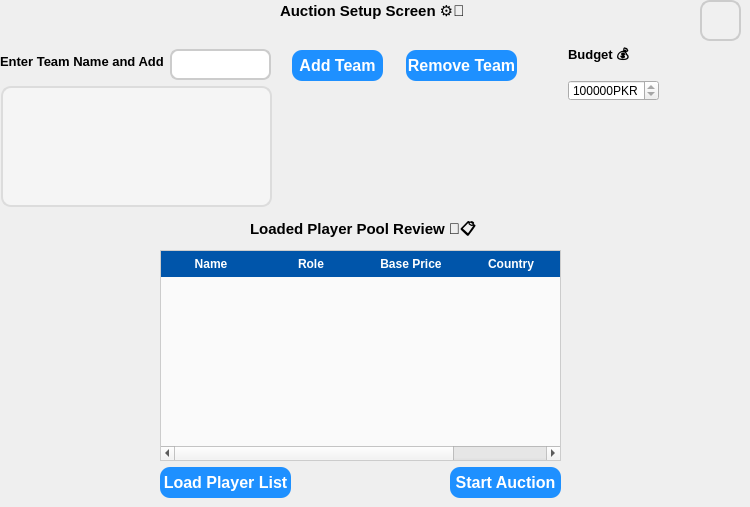
   <widget class="QWidget" name="page">
    <property name="styleSheet">
     <string notr="true"/>
    </property>
    <widget class="QLabel" name="label">
     <property name="geometry">
      <rect>
       <x>280</x>
       <y>0</y>
       <width>201</width>
       <height>21</height>
      </rect>
     </property>
     <property name="font">
      <font>
       <pointsize>-1</pointsize>
       <bold>true</bold>
      </font>
     </property>
     <property name="styleSheet">
      <string notr="true">QLabel{
font-size:15px;

}</string>
     </property>
     <property name="text">
      <string>Auction Setup Screen ⚙️🔨</string>
     </property>
    </widget>
    <widget class="QPushButton" name="homeButton">
     <property name="geometry">
      <rect>
       <x>700</x>
       <y>0</y>
       <width>41</width>
       <height>41</height>
      </rect>
     </property>
     <property name="styleSheet">
      <string notr="true">QPushButton#homeButton {
    background-color: #f0f0f0;
    border: 2px solid #ccc;
    border-radius: 10px;
    padding: 5px;
}

QPushButton#homeButton:hover {
    background-color: #e0f7ff;
    border: 2px solid #00aaff;
   
}</string>
     </property>
     <property name="text">
      <string/>
     </property>
     <property name="iconSize">
      <size>
       <width>32</width>
       <height>32</height>
      </size>
     </property>
    </widget>
    <widget class="QPushButton" name="pushButton">
     <property name="geometry">
      <rect>
       <x>450</x>
       <y>467</y>
       <width>111</width>
       <height>31</height>
      </rect>
     </property>
     <property name="styleSheet">
      <string notr="true">QPushButton {
    background-color: #1E90FF; /* Dodger Blue */
    color: white;
    border: none;
    border-radius: 10px;
    font-size: 16px;
    font-weight: bold;
}
QPushButton:hover {
    background-color:#63B8FF; 
}
QPushButton:pressed {
    background-color: #1874CD; /* Even darker on press */
    padding-left: 12px;
    padding-top: 12px;
}</string>
     </property>
     <property name="text">
      <string>Start Auction</string>
     </property>
    </widget>
    <widget class="QLabel" name="label_5">
     <property name="geometry">
      <rect>
       <x>568</x>
       <y>41</y>
       <width>91</width>
       <height>31</height>
      </rect>
     </property>
     <property name="font">
      <font>
       <pointsize>-1</pointsize>
       <bold>true</bold>
      </font>
     </property>
     <property name="styleSheet">
      <string notr="true">QLabel{
font-size:13px;
}</string>
     </property>
     <property name="text">
      <string>Budget 💰</string>
     </property>
    </widget>
    <widget class="QSpinBox" name="spinBox">
     <property name="geometry">
      <rect>
       <x>568</x>
       <y>80</y>
       <width>91</width>
       <height>21</height>
      </rect>
     </property>
     <property name="suffix">
      <string>PKR</string>
     </property>
     <property name="minimum">
      <number>3000000</number>
     </property>
     <property name="maximum">
      <number>100000000</number>
     </property>
     <property name="singleStep">
      <number>100000</number>
     </property>
    </widget>
    <widget class="QTableWidget" name="playerTable">
     <property name="geometry">
      <rect>
       <x>160</x>
       <y>250</y>
       <width>401</width>
       <height>211</height>
      </rect>
     </property>
     <property name="styleSheet">
      <string notr="true">QTableWidget#playerTable {
  background: #fafafa;
  gridline-color: #ddd;
  font-family: &quot;Segoe UI&quot;, Arial, sans-serif;
  font-size: 12px;
  border: 1px solid #ccc;
  selection-background-color: #87cefa;
  selection-color: #000;
}

/* 2) Header */
QHeaderView::section {
  background-color: #0055aa;
  color: white;
  font-weight: bold;
  padding: 4px;
  border: none;
}

/* 3) Alternating row colors (zebra stripes) */
QTableWidget#performancesTable {
  alternate-background-color: #f2f2f2;
}
QTableWidget#performancesTable::item:!selected:alternate {
  background-color: #f2f2f2;
}

/* 4) Cell hover effect */
QTableWidget#performancesTable::item:hover {
  background-color: #e8f4fc;
}

/* 5) Vertical and horizontal grid lines */
QTableView, QTableWidget {
  show-decoration-selected: 1;
}
QTableWidget::item {
  border-bottom: 1px solid #eee;
  border-right:  1px solid #eee;
}

/* 6) Remove focus rectangle */
QTableWidget::item:focus {
  outline: none;
}</string>
     </property>
     <column>
      <property name="text">
       <string>Name</string>
      </property>
     </column>
     <column>
      <property name="text">
       <string>Role</string>
      </property>
     </column>
     <column>
      <property name="text">
       <string>Base Price</string>
      </property>
     </column>
     <column>
      <property name="text">
       <string>Country</string>
      </property>
     </column>
    </widget>
    <widget class="QLabel" name="label_6">
     <property name="geometry">
      <rect>
       <x>250</x>
       <y>220</y>
       <width>241</width>
       <height>20</height>
      </rect>
     </property>
     <property name="font">
      <font>
       <pointsize>-1</pointsize>
       <bold>true</bold>
      </font>
     </property>
     <property name="styleSheet">
      <string notr="true">QLabel{
font-size:15px;
}</string>
     </property>
     <property name="text">
      <string>Loaded Player Pool Review 👥📋</string>
     </property>
    </widget>
    <widget class="QPushButton" name="pushButton_2">
     <property name="geometry">
      <rect>
       <x>160</x>
       <y>467</y>
       <width>131</width>
       <height>31</height>
      </rect>
     </property>
     <property name="styleSheet">
      <string notr="true">QPushButton {
    background-color: #1E90FF; /* Dodger Blue */
    color: white;
    border: none;
    border-radius: 10px;
    font-size: 16px;
    font-weight: bold;
}
QPushButton:hover {
    background-color:#63B8FF; 
}
QPushButton:pressed {
    background-color: #1874CD; /* Even darker on press */
    padding-left: 12px;
    padding-top: 12px;
}</string>
     </property>
     <property name="text">
      <string>Load Player List</string>
     </property>
    </widget>
    <widget class="QLabel" name="label_3">
     <property name="geometry">
      <rect>
       <x>0</x>
       <y>46</y>
       <width>171</width>
       <height>31</height>
      </rect>
     </property>
     <property name="font">
      <font>
       <pointsize>-1</pointsize>
       <bold>true</bold>
      </font>
     </property>
     <property name="styleSheet">
      <string notr="true">QLabel{
font-size:13px;
color:black;
}</string>
     </property>
     <property name="text">
      <string>Enter Team Name and Add</string>
     </property>
    </widget>
    <widget class="QPushButton" name="removeTeam">
     <property name="geometry">
      <rect>
       <x>406</x>
       <y>50</y>
       <width>111</width>
       <height>31</height>
      </rect>
     </property>
     <property name="styleSheet">
      <string notr="true">QPushButton {
    background-color: #1E90FF; /* Dodger Blue */
    color: white;
    border: none;
    border-radius: 10px;
    font-size: 16px;
    font-weight: bold;
}
QPushButton:hover {
    background-color:#63B8FF; 
}
QPushButton:pressed {
    background-color: #1874CD; /* Even darker on press */
    padding-left: 12px;
    padding-top: 12px;
}</string>
     </property>
     <property name="text">
      <string>Remove Team</string>
     </property>
    </widget>
    <widget class="QLineEdit" name="teamText">
     <property name="geometry">
      <rect>
       <x>170</x>
       <y>49</y>
       <width>101</width>
       <height>31</height>
      </rect>
     </property>
     <property name="styleSheet">
      <string notr="true">QLineEdit {
    background-color: #ffffff;
    border: 2px solid #cccccc;
    border-radius: 8px;
    padding: 6px 10px;
    font-family: &quot;Segoe UI&quot;, sans-serif;
    font-size: 14px;
    color: #333333;
    selection-background-color: #0078d4;
    selection-color: white;
}

QLineEdit:focus {
    border: 2px solid #0078d4;
    background-color: #f0f8ff;
}</string>
     </property>
    </widget>
    <widget class="QListWidget" name="teamList">
     <property name="geometry">
      <rect>
       <x>1</x>
       <y>86</y>
       <width>271</width>
       <height>121</height>
      </rect>
     </property>
     <property name="styleSheet">
      <string notr="true">QListWidget {
    background-color: #f5f5f5;
    border: 2px solid #dcdcdc;
    border-radius: 10px;
    padding: 5px;
    font-family: &quot;Segoe UI&quot;, sans-serif;
    font-size: 14px;
    color: #333333;
}

QListWidget::item {
    background-color: transparent;
    padding: 8px 12px;
    margin: 4px;
    border-radius: 6px;
}

QListWidget::item:hover {
    background-color: #e0f0ff;
    color: #005792;
}

QListWidget::item:selected {
    background-color: #0078d4;
    color: white;
}
</string>
     </property>
    </widget>
    <widget class="QPushButton" name="addTeam">
     <property name="geometry">
      <rect>
       <x>292</x>
       <y>50</y>
       <width>91</width>
       <height>31</height>
      </rect>
     </property>
     <property name="styleSheet">
      <string notr="true">QPushButton {
    background-color: #1E90FF; /* Dodger Blue */
    color: white;
    border: none;
    border-radius: 10px;
    font-size: 16px;
    font-weight: bold;
}
QPushButton:hover {
    background-color:#63B8FF; 
}
QPushButton:pressed {
    background-color: #1874CD; /* Even darker on press */
    padding-left: 12px;
    padding-top: 12px;
}</string>
     </property>
     <property name="text">
      <string>Add Team</string>
     </property>
    </widget>
   </widget>
